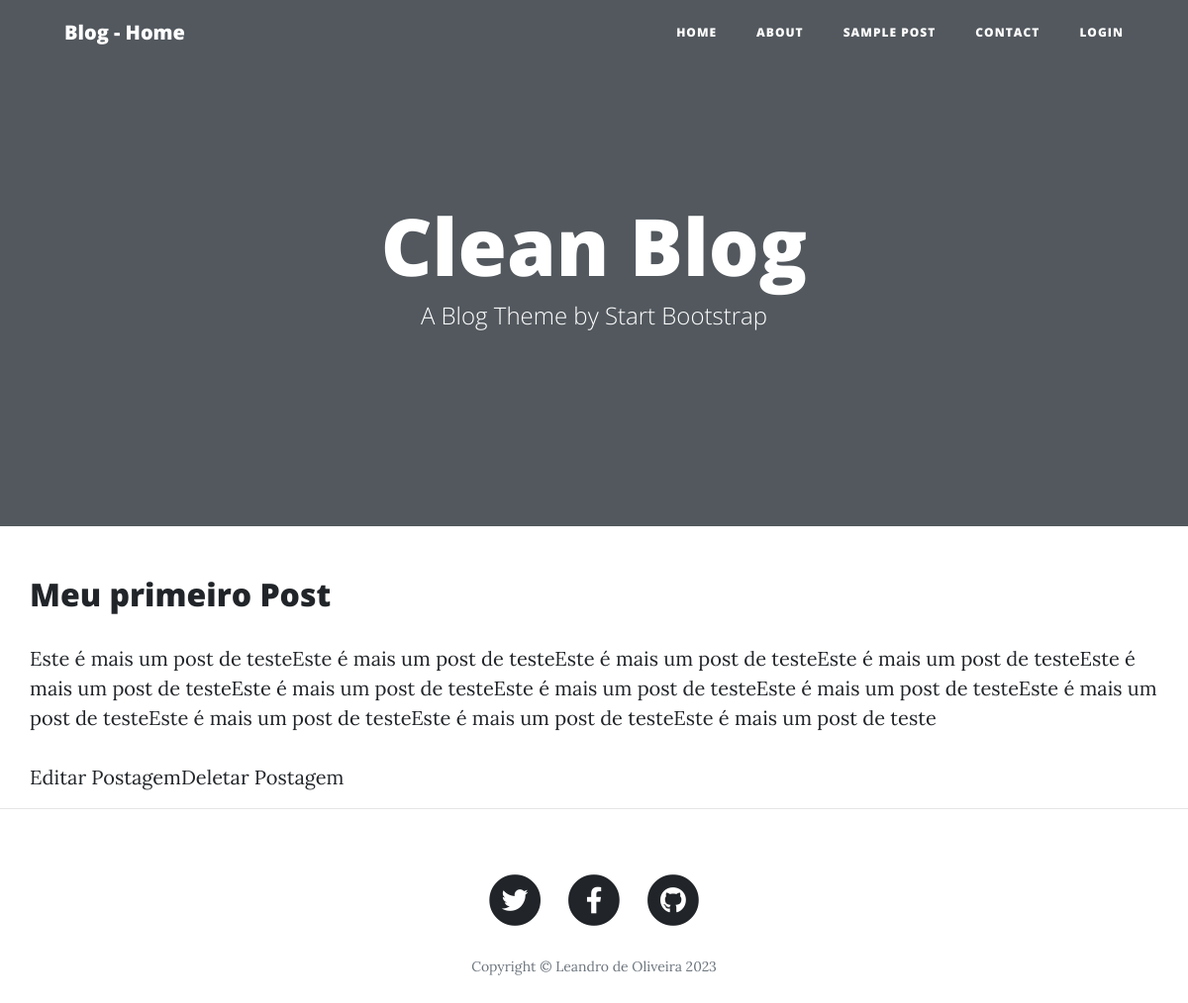
Screenshot of /post/meu-primeiro-post/ with the database file from the repository.
### blog/models.py (models this page shows, shortened)
class Post(models.Model):
    STATS =  (
        ('rascunho', 'Rascunho'),
        ('publicado', 'Publicado')
    )
    title = models.CharField(max_length=250)
    slug = models.SlugField(max_length=250)
    contents = RichTextField()
    author = models.ForeignKey(User, on_delete=models.CASCADE)
    category = models.ManyToManyField(Category, related_name='get_posts')
    image = models.ImageField(upload_to="blog",blank=True, null=True)
    posted = models.DateTimeField(default=timezone.now)
    created = models.DateTimeField(auto_now_add=True)
    changed = models.DateTimeField(auto_now=True)
    stats = models.CharField(max_length=10, choices=STATS, default='rascunho')
    def get_absolute_url_2(self):
        return reverse('post_edit', args=[self.pk])
    def get_absolute_url_3(self):
        return reverse('post_delete', args=[self.pk])
    class Meta:
        ordering = ('posted',)

### blog/views.py (the view)
# urls.py: path('post/<slug:slug>/', views.BlogDetailView.as_view(), name='post_detail'),
class BlogDetailView(DetailView):
    model = Post
    template_name = 'blog/post_detail.html'

### blog/templates/blog/post_detail.html (shortened to what this page needs)
{% extends 'base.html' %}
{% block content %}
    <div class="post-entry">
        <h2> {{ object.title }} </h2>
        <p> {{ object.contents|safe }} </p>
    </div>
    <a href="{{ post.get_absolute_url_2 }}"> Editar Postagem </a>
    <br>
    <a href="{{ post.get_absolute_url_3 }}"> Deletar Postagem </a>
{% endblock content %}

### rows the page displays
Post: title "Meu primeiro Post", contents "Este é mais um post de testeEste é mais um post de testeEste é mais um post de testeEste é mais um post de testeEste é mais um post de testeEste é mais um post de testeEste é mais um post de testeEste é mais um post de testeEste é mais um post de testeEste é mais um post de testeEste é mais um post de testeEste é mais um post de teste"
